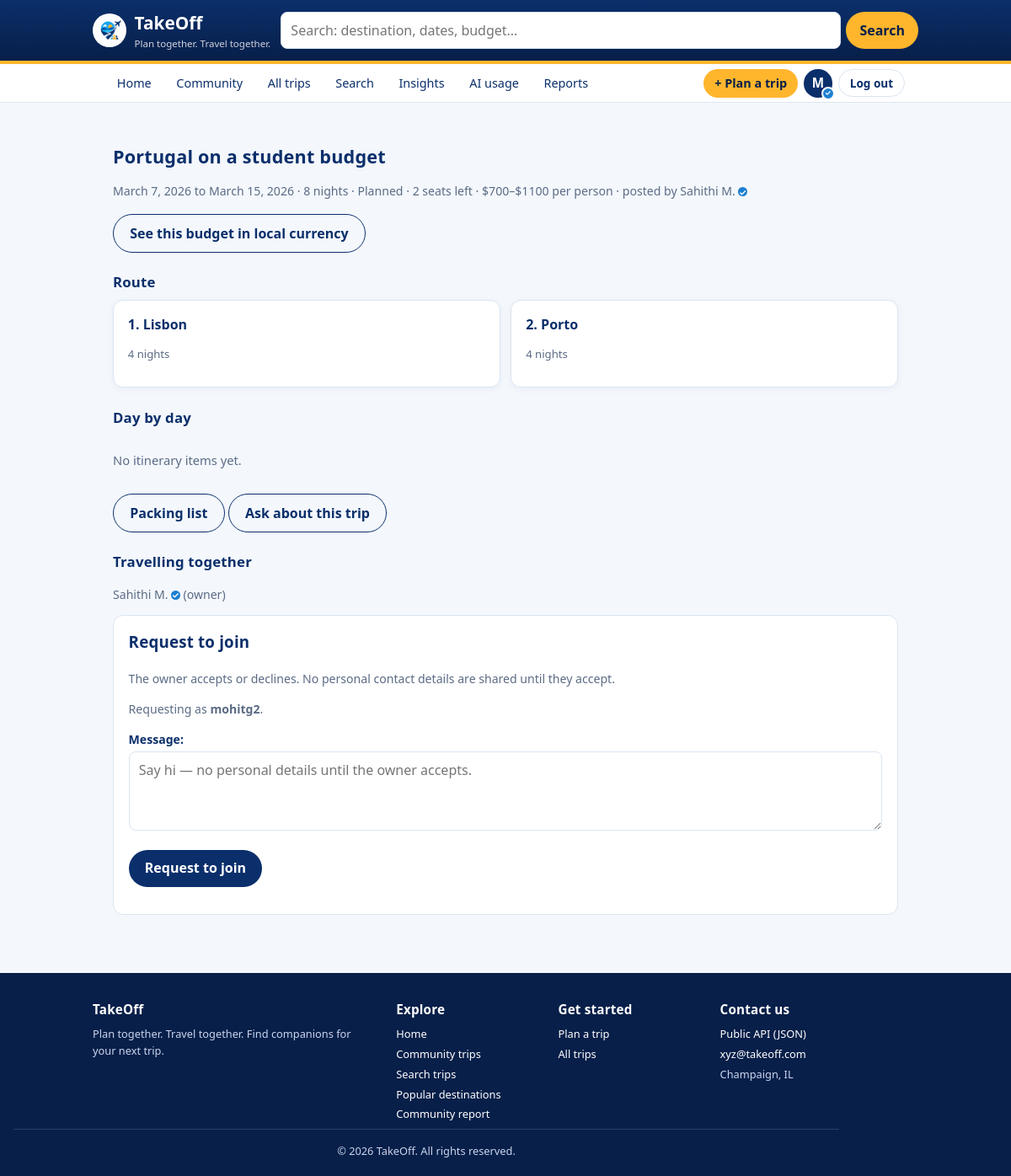
/trips/51/ (signed in), run on the app's committed database.
### trips/models.py (models this page shows, shortened)
class Trip(models.Model):
    PRIVATE = "private"
    PUBLIC = "public"
    VISIBILITY_CHOICES = [
        (PRIVATE, "Private (only me)"),
        (PUBLIC, "Public (open to join requests)"),
    ]
    DRAFT = "draft"
    PLANNED = "planned"
    COMPLETED = "completed"
    STATUS_CHOICES = [
        (DRAFT, "Draft"),
        (PLANNED, "Planned"),
        (COMPLETED, "Completed"),
    ]
    trip_id = models.AutoField(primary_key=True)
    owner = models.ForeignKey(
        Traveler,
        on_delete=models.CASCADE,
        related_name="trips",
    )
    title = models.CharField(max_length=100)               # e.g. "Northern Italy by rail"
    start_date = models.DateField()
    end_date = models.DateField()
    budget_min_usd = models.DecimalField(max_digits=9, decimal_places=2, default=0)
    budget_max_usd = models.DecimalField(max_digits=9, decimal_places=2, default=0)
    group_size = models.PositiveSmallIntegerField(default=1)
    seats_open = models.PositiveSmallIntegerField(
        default=0,
        help_text="How many companions the poster will still accept. 0 = closed.",
    )
    visibility = models.CharField(max_length=10, choices=VISIBILITY_CHOICES, default=PRIVATE)
    status = models.CharField(max_length=10, choices=STATUS_CHOICES, default=DRAFT)
    created_at = models.DateTimeField(auto_now_add=True)
    companions = models.ManyToManyField(
        Traveler,
        through="JoinRequest",
        related_name="joined_trips",
        blank=True,
    )
    def co_owners(self):
        return Traveler.objects.filter(join_requests__trip=self, join_requests__status=JoinRequest.ACCEPTED)
    class Meta:
        ordering = ["start_date", "title"]
        constraints = [
            models.UniqueConstraint(
                fields=["owner", "title", "start_date"],
                name="uniq_trip_title_per_owner_per_start",
            ),
            models.CheckConstraint(
                condition=models.Q(end_date__gte=models.F("start_date")),
                name="trip_end_date_after_start_date",
            ),
        ]
    def get_absolute_url(self):
        return reverse("trips:trip-detail", kwargs={"pk": self.pk})
    @property
    def duration_nights(self):
        return (self.end_date - self.start_date).days

class Traveler(models.Model):
    traveler_id = models.AutoField(primary_key=True)
    user = models.OneToOneField(
        settings.AUTH_USER_MODEL,
        on_delete=models.CASCADE,
        related_name="traveler",
    )
    display_name = models.CharField(max_length=60)
    bio = models.CharField(max_length=200, blank=True, default="")
    home_city = models.ForeignKey(
        Destination,
        on_delete=models.SET_NULL,
        null=True,
        blank=True,
        related_name="residents",
    )
    is_domain_verified = models.BooleanField(
        default=False,
        help_text="True when the account email is on a verified .edu / company domain.",
    )
    joined_on = models.DateField(auto_now_add=True)
    class Meta:
        ordering = ["display_name"]
    VERIFIED_SUFFIXES = (".edu",)
    @classmethod
    def for_user(cls, user):
        profile, _ = cls.objects.get_or_create(
            user=user,
            defaults={
                "display_name": (user.get_full_name() or user.username)[:60],
                "is_domain_verified": (user.email or "").lower().endswith(cls.VERIFIED_SUFFIXES),
            },
        )
        return profile

class TripStop(models.Model):
    stop_id = models.AutoField(primary_key=True)
    trip = models.ForeignKey(
        Trip,
        on_delete=models.CASCADE,
        related_name="stops",
    )
    destination = models.ForeignKey(
        Destination,
        on_delete=models.PROTECT,
        related_name="stops",
    )
    position = models.PositiveSmallIntegerField(
        help_text="1-based order of this city within the route.",
    )
    nights = models.PositiveSmallIntegerField(default=1)
    notes = models.CharField(max_length=200, blank=True, default="")
    class Meta:
        ordering = ["trip", "position"]
        constraints = [
            models.UniqueConstraint(
                fields=["trip", "position"],
                name="uniq_stop_position_per_trip",
            ),
            models.UniqueConstraint(
                fields=["trip", "destination"],
                name="uniq_destination_per_trip",
            ),
        ]

class Destination(models.Model):
    destination_id = models.AutoField(primary_key=True)
    name = models.CharField(max_length=80)                 # e.g. "Florence"
    country = models.CharField(max_length=60)              # e.g. "Italy"
    iata_code = models.CharField(
        max_length=3,
        blank=True,
        default="",
        help_text="Primary airport code, e.g. FLR. Blank if the city has no airport.",
    )
    timezone = models.CharField(max_length=40, default="UTC")
    avg_daily_cost_usd = models.DecimalField(
        max_digits=7,
        decimal_places=2,
        default=0,
        help_text="Rough per-person daily spend, used to sanity-check trip budgets.",
    )
    class Meta:
        ordering = ["country", "name"]
        constraints = [
            models.UniqueConstraint(
                fields=["name", "country"],
                name="uniq_destination_name_per_country",
            )
        ]

### trips/views.py (the view, shortened to what this page needs)
# urls.py: path("trips/<int:pk>/", views.TripDetailView.as_view(), name="trip-detail"),
class TripDetailView(LoginRequiredMixin, View):
    def _render(self, request, trip, form, status=200):
        me = Traveler.for_user(request.user)
        is_owner = trip.owner == me
        co_owners = list(trip.co_owners())
        is_co_owner = me in co_owners
        return render(
            request,
            "trips/trip_detail.html",
            {
                "trip": trip,
                "stops": trip.stops.all(),
                "is_owner": is_owner,
                "is_co_owner": is_co_owner,
                "can_plan": is_owner or is_co_owner,
                "co_owners": co_owners,
                "item_days": itinerary_by_day(trip),
                "join_requests": trip.join_requests.select_related("requester") if is_owner or is_co_owner else [],
                "my_request": None if is_owner else trip.join_requests.filter(requester=me).first(),
                "form": form,
            },
            status=status,
        )
    def get(self, request, pk):
        trip = get_object_or_404(visible_trips(request.user), pk=pk)
        return self._render(request, trip, JoinRequestForm(trip=trip))

### trips/forms.py (shortened to what this page needs)
class JoinRequestForm(forms.ModelForm):
    class Meta:
        model = JoinRequest
        fields = ["message"]
        widgets = {"message": forms.Textarea(attrs={"rows": 3, "placeholder": "Say hi — no personal details until the owner accepts."})}
    def __init__(self, *args, trip=None, requester=None, **kwargs):
        super().__init__(*args, **kwargs)
        self.trip = trip
        self.requester = requester

### trips/views.py (called while the page is built)
def visible_trips(user):
    return Trip.objects.filter(
        Q(visibility=Trip.PUBLIC)
        | Q(owner__user=user)
        | Q(join_requests__requester__user=user, join_requests__status=JoinRequest.ACCEPTED)
    ).distinct()

def itinerary_by_day(trip):
    items = ItineraryItem.objects.filter(stop__trip=trip).select_related("stop__destination")
    days = {}
    for item in items.order_by("day_number", "start_time", "item_id"):
        days.setdefault(item.day_number, []).append(item)
    return sorted(days.items())

### templates/trips/trip_detail.html (shortened to what this page needs)
{% extends "trips/base.html" %}
{% block content %}
  <h2 class="section-title">{{ trip.title }}</h2>
  <p class="meta">{{ trip.start_date }} to {{ trip.end_date }} &middot; {{ trip.duration_nights }} night{{ trip.duration_nights|pluralize }}
     &middot; {{ trip.get_status_display }}
     &middot; {{ trip.seats_open }} seat{{ trip.seats_open|pluralize }} left
     &middot; ${{ trip.budget_min_usd|floatformat:0 }}&ndash;${{ trip.budget_max_usd|floatformat:0 }} per person
     &middot; posted by {% include "trips/_traveler.html" with t=trip.owner %}</p>
  <p><a class="button secondary" href="{% url 'trips:trip-budget' trip.pk %}">See this budget in local currency</a></p>
  <h3 class="section-title">Route</h3>
  <div class="trip-grid">
    {% for stop in stops %}
      <div class="trip-card">
        <p class="title">{{ forloop.counter }}. {{ stop.destination.name }}</p>
        <p class="meta">{{ stop.nights }} night{{ stop.nights|pluralize }}{% if stop.notes %} &middot; {{ stop.notes }}{% endif %}</p>
      </div>
    {% empty %}
      <p class="empty-note">No stops added to this trip yet.</p>
    {% endfor %}
  </div>
  <h3 class="section-title" id="days">Day by day</h3>
  {% for day, items in item_days %}
    <div class="panel">
      <p class="title">Day {{ day }}</p>
      {% for item in items %}
        <p class="slot">{% if item.start_time %}<strong>{{ item.start_time|time:"H:i" }}</strong> &middot; {% endif %}{{ item.title }}
           <span class="meta">&middot; {{ item.stop.destination.name }} &middot; {{ item.get_booking_status_display }}</span></p>
      {% endfor %}
    </div>
  {% empty %}
    <p class="empty-note">No itinerary items yet.</p>
  {% endfor %}
  <p><a class="button secondary" href="{% url 'trips:packing-list' trip.pk %}">Packing list</a>
     <a class="button secondary" href="{% url 'trips:ask-trip' trip.pk %}">Ask about this trip</a></p>
  <h3 class="section-title">Travelling together</h3>
  <p class="meta">{% include "trips/_traveler.html" with t=trip.owner %} (owner){% for c in co_owners %} &middot; {% include "trips/_traveler.html" with t=c %} (co-owner){% endfor %}</p>
  {% if is_owner or is_co_owner %}
    {% if is_co_owner %}<p class="notice">You are a co-owner of this trip: you can plan days and add places. The owner decides on new requests.</p>{% endif %}
    <h3 class="section-title">Requests to join this trip</h3>
    {% for jr in join_requests %}
      <div class="panel request">
        <p><strong>{% include "trips/_traveler.html" with t=jr.requester %}</strong>
           <span class="badge status-{{ jr.status }}">{{ jr.get_status_display }}</span></p>
        {% if jr.message %}<p class="meta">&ldquo;{{ jr.message }}&rdquo;</p>{% endif %}
        <p class="meta">Requested {{ jr.requested_at|date:"M j, Y" }}</p>
        {% if is_owner %}{% include "trips/_decide_buttons.html" with next=request.path %}{% endif %}
      </div>
    {% empty %}
      <p class="empty-note">No one has asked to join yet.{% if trip.visibility != 'public' %} Make the trip public so other travelers can find it.{% endif %}</p>
    {% endfor %}
  {% elif trip.visibility == 'public' and trip.status == 'planned' and trip.seats_open > 0 %}
    <div class="panel">
      <h3>Request to join</h3>
      <p class="meta">The owner accepts or declines. No personal contact details are shared until they accept.</p>
      <form method="post" action="{{ trip.get_absolute_url }}">
        <p class="meta">Requesting as <strong>{{ user.username }}</strong>.</p>
        <div>{{ form.message.label_tag }} {{ form.message }} {{ form.message.errors }}</div>
        <p><button type="submit">Request to join</button></p>
      </form>
    </div>
  {% else %}
    <p class="empty-note">{% if trip.visibility == 'public' and trip.status == 'planned' %}This trip is full: no seats left.{% else %}This trip is not open to join requests.{% endif %}</p>
  {% endif %}
{% endblock %}

### templates/trips/base.html (shortened to what this page needs)
{% load static %}
<!DOCTYPE html>
<html lang="en">
<head>
  <link rel="stylesheet" href="{% static 'css/normalize.css' %}">
  <link rel="stylesheet" href="{% static 'css/style.css' %}">
</head>
<body>
  <header class="site-header">
    <div class="bar">
      <a class="brand" href="{% url 'trips:home' %}">
        <img src="{% static 'trips/img/logo.png' %}" alt="TakeOff logo">
        <span>TakeOff<small>Plan together. Travel together.</small></span>
      </a>
      {% if user.is_authenticated %}
        <form class="header-search" action="{% url 'trips:trip-search' %}" method="get" role="search">
          <input type="search" name="q" placeholder="Search: destination, dates, budget…" aria-label="Search community trips by destination">
          <button type="submit">Search</button>
        </form>
      {% endif %}
    </div>
  </header>
  <nav class="subnav" aria-label="Primary">
    <div class="bar">
      <a href="{% url 'trips:home' %}">Home</a>
      <a href="{% url 'trips:trip-list-generic' %}">Community</a>
      {% if user.is_authenticated %}
        <a href="{% url 'trips:trip-list' %}">All trips</a>
        <a href="{% url 'trips:trip-search' %}">Search</a>
        <a href="{% url 'trips:insights' %}">Insights</a>
        <a href="{% url 'trips:dashboard' %}">AI usage</a>
        <a href="{% url 'trips:reports' %}">Reports</a>
        <a class="cta" href="{% url 'trips:trip-create' %}">+ Plan a trip</a>
        <a class="nav-profile" href="{% url 'trips:my-profile' %}" title="My profile ({{ user.username }})" aria-label="My profile">
          <span class="avatar">{{ user.get_short_name|default:user.username|slice:":1"|upper }}</span>{% if user.traveler.is_domain_verified %}<span class="avatar-tick" aria-hidden="true">&#10003;</span>{% endif %}
        </a>
        <form class="nav-logout" method="post" action="{% url 'trips:logout' %}">
          <button type="submit">Log out</button>
        </form>
      {% else %}
        <a class="nav-auth" href="{% url 'trips:login' %}">Log in</a>
        <a class="cta" href="{% url 'trips:signup' %}">Sign up</a>
      {% endif %}
    </div>
  </nav>
  <main>
    {% block content %}{% endblock %}
  </main>
  <footer class="site-footer">
    <div class="footer-grid">
      <div>
        <h4>TakeOff</h4>
        <p>Plan together. Travel together. Find companions for your next trip.</p>
      </div>
      <div>
        <h4>Explore</h4>
        <ul>
          <li><a href="{% url 'trips:home' %}">Home</a></li>
          <li><a href="{% url 'trips:trip-list-generic' %}">Community trips</a></li>
          {% if user.is_authenticated %}
            <li><a href="{% url 'trips:trip-search' %}">Search trips</a></li>
            <li><a href="{% url 'trips:insights' %}">Popular destinations</a></li>
            <li><a href="{% url 'trips:reports' %}">Community report</a></li>
          {% endif %}
        </ul>
      </div>
      <div>
        <h4>Get started</h4>
        <ul>
          {% if user.is_authenticated %}
            <li><a href="{% url 'trips:trip-create' %}">Plan a trip</a></li>
            <li><a href="{% url 'trips:trip-list' %}">All trips</a></li>
          {% else %}
            <li><a href="{% url 'trips:signup' %}">Create an account</a></li>
            <li><a href="{% url 'trips:login' %}">Log in</a></li>
          {% endif %}
        </ul>
      </div>
      <div>
        <h4>Contact us</h4>
        <ul>
          <li><a href="{% url 'trips:api-insights-destinations' %}">Public API (JSON)</a></li>
          <li><a href="mailto:xyz@takeoff.com">xyz@takeoff.com</a></li>
          <li>Champaign, IL</li>
        </ul>
      </div>
    </div>
    <p class="footer-note">&copy; {% now "Y" %} TakeOff. All rights reserved.</p>
  </footer>
</body>
</html>

### templates/trips/_traveler.html
<span class="traveler-name">{{ t.display_name }}</span>{% if t.is_domain_verified %}<span class="verified-tick" title="Verified: signed up with a university or company email" aria-label="verified">&#10003;</span>{% endif %}

### data on the page
Trip: title "Portugal on a student budget", start_date "March 7, 2026", end_date "March 15, 2026", duration_nights "8", status "Planned", seats_open "2", budget_min_usd "700", budget_max_usd "1100"
Traveler: display_name "Sahithi M. Sahithi M."
TripStop: destination.name "Lisbon", nights "4"
TripStop: destination.name "Porto", nights "4"

### other printed values
{{ user.get_short_name|default:user.username|slice:":1"|upper }} "M"
{{ user.username }} "mohitg2"
